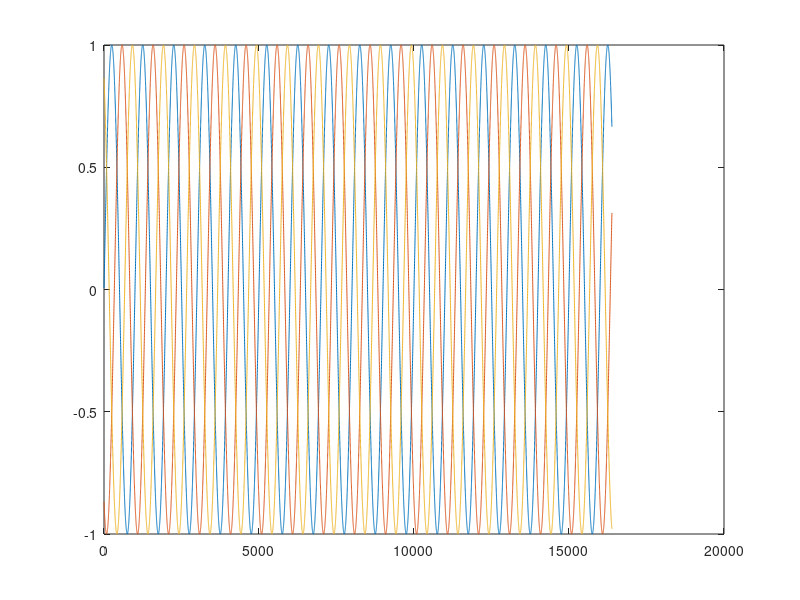
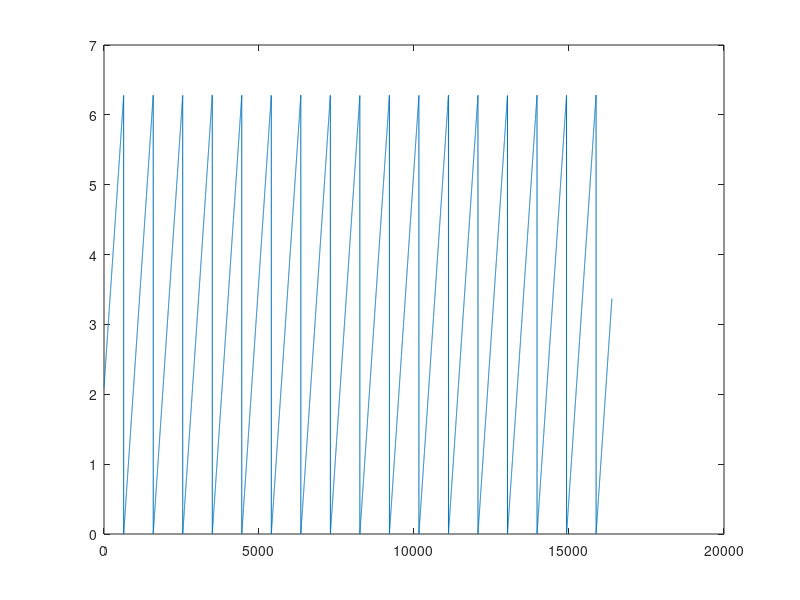
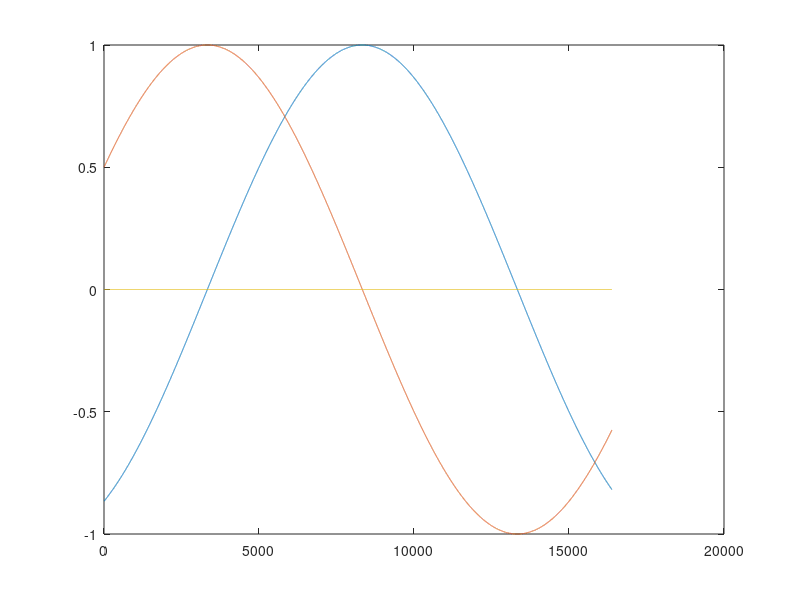

The MATLAB source for these figures, in order:
clc;
clear all;
close all;

%Simu param
nb_size=2^14;

%Parameters
Fsamp=50*1000;
Fsig=50;
Amp=1;

%Init time sequence
t=(1/Fsamp:1/Fsamp:nb_size/Fsamp);

%Generate input signal
Ia = Amp * sin(2*pi*Fsig*t);
Ib = Amp * sin(2*pi*Fsig*t-2*pi/3);
Ic = Amp * sin(2*pi*Fsig*t+2*pi/3);

%Generate a local phase
##theta=2*pi*Fsamp*Fsig:2*pi*Fsamp*Fsig:nb_size*2*pi*Fsamp*Fsig;
f_teta=Fsig*1.05;
theta = 2*pi*f_teta/Fsamp:2*pi*f_teta/Fsamp:2*pi*f_teta/Fsamp*nb_size;
theta = mod(2*pi/3+theta,2*pi);

%DQ0 transform
Id=zeros(1,nb_size);
Iq=zeros(1,nb_size);
Io=zeros(1,nb_size);
for k=1:length(Ia)
  tmp_right = [Ia(k); Ib(k); Ic(k)];
  tmp_left  = [cos(theta(k)) cos(theta(k)-2*pi/3) cos(theta(k)+2*pi/3); -1*sin(theta(k)) -1*sin(theta(k)-2*pi/3) -1*sin(theta(k)+2*pi/3); 1/2 1/2 1/2;];
  tmp=2/3*tmp_left*tmp_right;
  Id(k)=tmp(1);
  Iq(k)=tmp(2);
  Io(k)=tmp(3);
end;


%Plot
figure(1);
plot(Ia); hold on; plot(Ib); hold on; plot(Ic); 

figure(2);
plot(theta);

figure(3);
plot(Id); hold on; plot(Iq); hold on; plot(Io);

